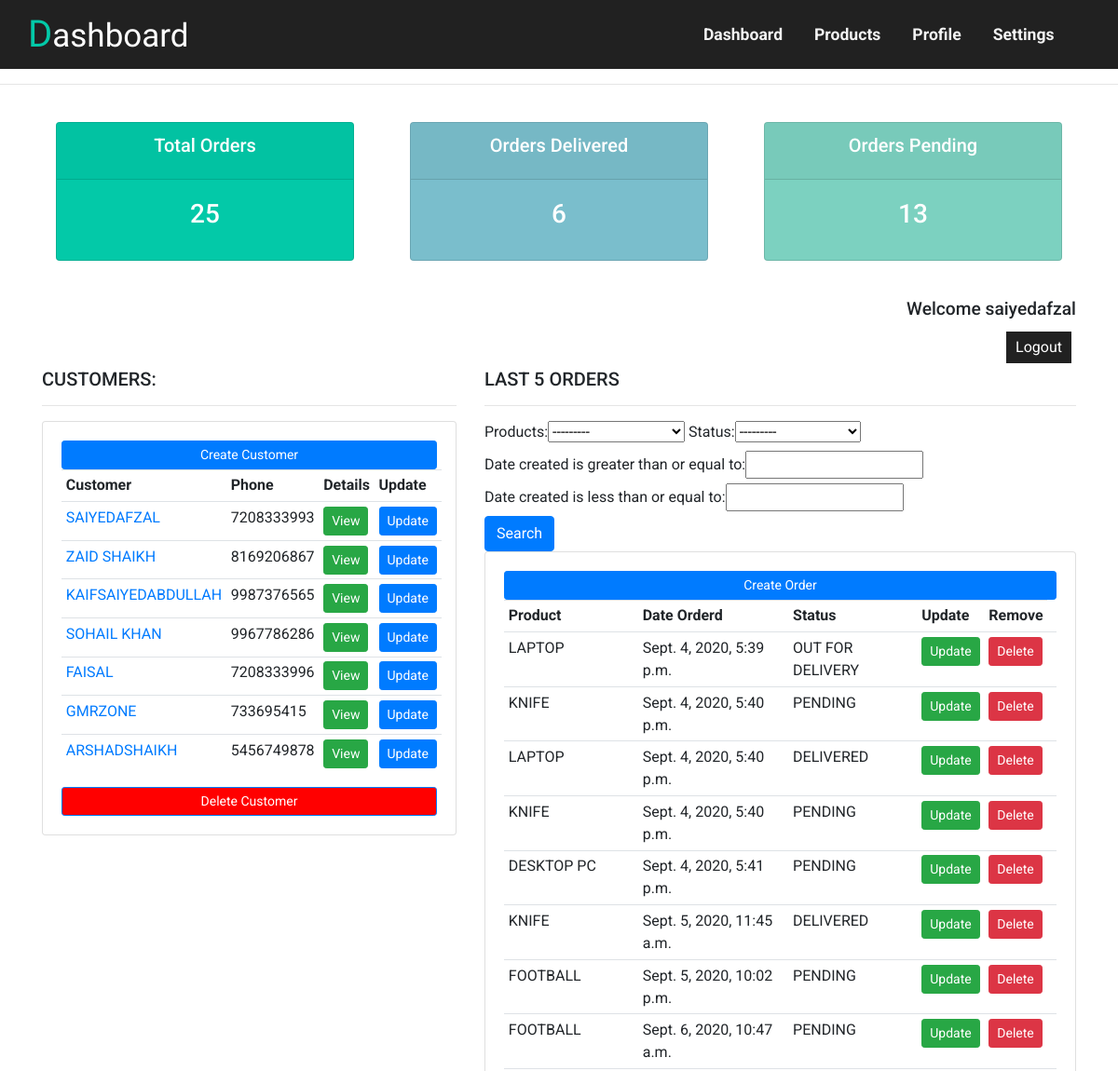
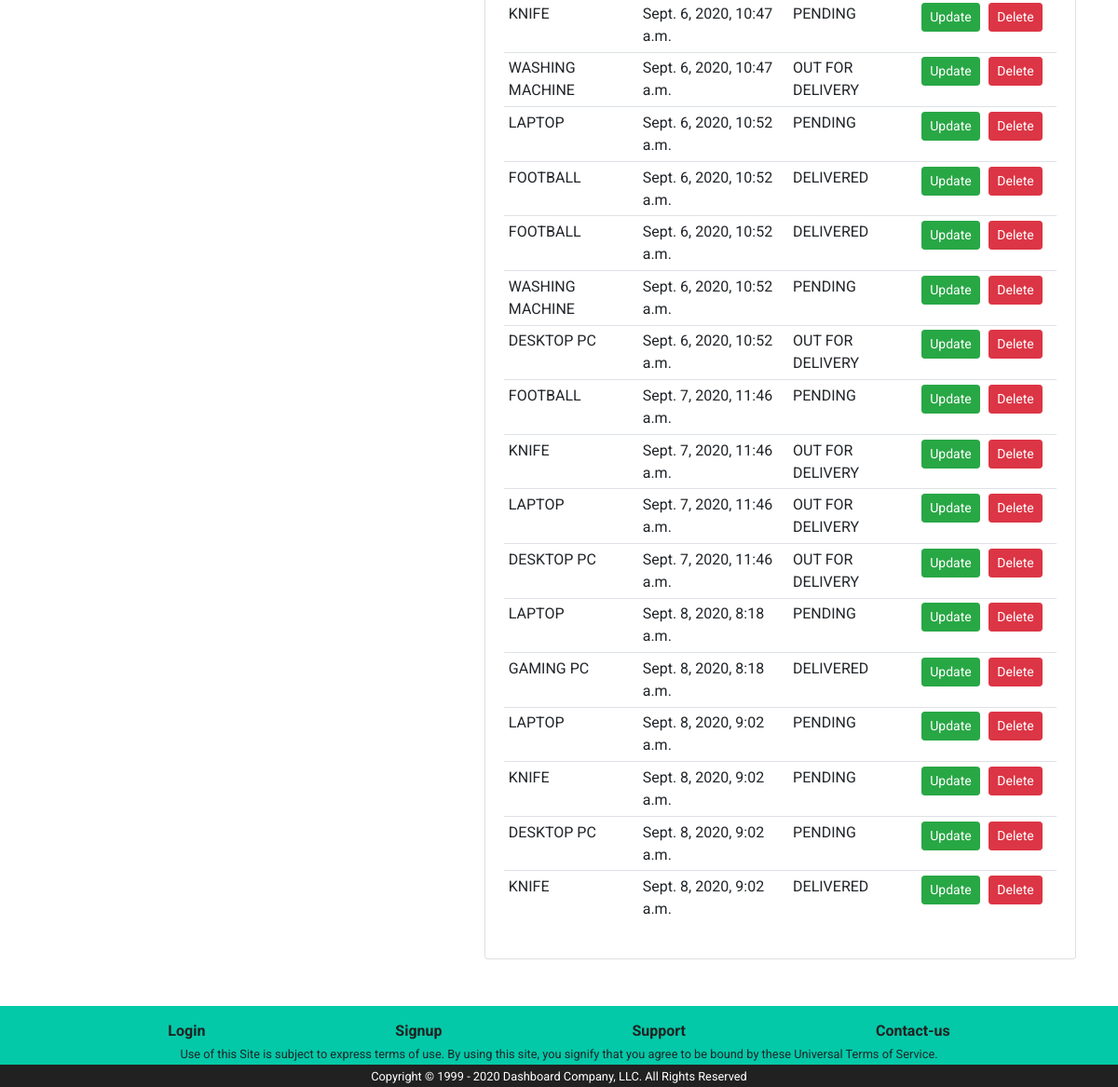
The app's page / (signed in) with its own data (2 pictures, top to bottom).
### accounts/models.py (models this page shows, shortened)
class Customers(models.Model):
    user = models.OneToOneField(User, null=True, on_delete=models.CASCADE)
    name = models.CharField(max_length=200, null=True)
    phone = models.CharField(max_length=200, null=True)
    email = models.CharField(max_length=200, null=True)
    profile_pic = models.ImageField(null=True, blank=True, default='default_profile.png')  # Directly useing image name because static media files is setup up to this location
    date_created  = models.DateTimeField(auto_now_add=True)

class Order(models.Model):
    STATUS_CHOISE = (
                    ('Pending', 'Pending'),
                      ('Out For Delivery', 'Out For Delivery'),
                      ('Delivered', 'Delivered')
                    )
    customer = models.ForeignKey(Customers, null=True, on_delete=models.SET_NULL)
    products = models.ForeignKey(Products, null=True, on_delete=models.SET_NULL)
    date_created = models.DateTimeField(auto_now_add=True, null=True)
    status = models.CharField(max_length=200, choices=STATUS_CHOISE)

class Products(models.Model):
    CATAGORY_CHOISE = (('outdoor', 'outdoor'),('indoor', 'indoor'))
    name = models.CharField(max_length=200, null=True)
    price = models.FloatField()
    category = models.CharField(max_length=200, choices=CATAGORY_CHOISE)
    description = models.CharField(max_length=300, null=True, blank=True)
    date_created = models.DateTimeField(auto_now_add=True, null=True)
    tag = models.ManyToManyField(Tag)
    def __str__(self):
        return self.name

### accounts/decorators.py (the view)
        def wrapper(request, *args, **kwargs):
            user_group = None
            if request.user.groups.exists():                    # Check if request.user has group
                user_group = request.user.groups.all()[0].name        # getting all group and slice Name of Group bcoz user can have multiple groups
            if user_group not in profiles:                 # Check if Group is in Allowed Profiles
                return redirect(redirect_url)
            else:
                return view_funct(request, *args, **kwargs)

### accounts/views.py (called while the page is built)
@unauthenticated_user('login')  # Decorater for restricting unauthenticated user to access certain page created in decorators.py
@allowed_profile(['admin'], redirect_url='user_home')
def get_home(request):
    customers = Customers.objects.all()
    orders = Order.objects.all()
    order_count = orders.count()
    order_delivered = Order.objects.filter(status='Delivered').count()
    order_pending = Order.objects.filter(status='Pending').count()
    filter_form = OrderFilter(request.GET, queryset=orders)
    content = {'order_list': orders, 'order_count': order_count, 'order_delivered': order_delivered,
               'order_pending': order_pending, 'customers_list': customers, 'order_filter_form': filter_form}
    return render(request, 'accounts/home/admin_home.html', content)

### accounts/templates/accounts/home/admin_home.html (shortened to what this page needs)
{% extends 'accounts/main.html' %}
{% load static %}
    {% block cssfile %}
    <link rel="stylesheet" type="text/css" href="{% static '/css/dashboard.css' %}">
    {% endblock %}
{% block content %}
{% include 'accounts/status.html' %}
<br>
<div class="login-mssg">
	<h3>Welcome {{request.user}}</h3>
	<a class="logout-button" href="{% url 'logout' %}">Logout</a>
</div>
<div class="row">
	<div class="col-md-5">
		<h5>CUSTOMERS:</h5>
		<hr>
		<div class="card card-body">
			<a class="btn btn-primary  btn-sm btn-block" href="{% url 'create_customer' %}">Create Customer</a>
			<table class="table table-sm">
				<tr>
					<th>Customer</th>
					<th>Phone</th>
					<th>Details</th>
					<th>Update</th>
				</tr>
				{% for cust in customers_list%}
				<tr>
					<td><a href="{% url 'afzal' cust.id %}">{{cust.name.upper}}</a></td>
					<td>{{cust.phone}}</td>
					<td><a href="{% url 'afzal' cust.id %}" class="btn btn-sm btn-success">View</a></td>
					<td><a href="{% url 'update_customer' cust.id %}" class="btn btn-sm btn-primary">Update</a></td>
				</tr>
				{% endfor%}
			</table>
			<a class="btn btn-primary  btn-sm btn-block" href="{% url 'delete_customer' %}" style="background: red;">Delete Customer</a>
		</div>
	</div>
	<div class="col-md-7">
		<h5>LAST 5 ORDERS</h5>
		<hr>
		<form method="get">
		{{order_filter_form.form}}<br>
		<button class="btn btn-primary" type="submit">Search</button>
	 	 </form>
		<div class="card card-body">
			<a class="btn btn-primary  btn-sm btn-block" href="{% url 'create_order' %}">Create Order</a>
			<table class="table table-sm">
				<tr>
					<th>Product</th>
					<th>Date Orderd</th>
					<th>Status</th>
					<th>Update</th>
					<th>Remove</th>
				</tr>
				{% for order in order_filter_form.qs %}
				<tr>
					<td>{{order.products.name.upper}}</td>
					<td>{{order.date_created}}</td>
					<td>{{order.status.upper}}</td>
					<td><a href="{% url 'update_order' order.id %}" class="btn btn-sm btn-success">Update</a></td>
					<td><a href="{% url 'delete_order' order.id %}" class="btn btn-sm btn-danger">Delete</a></td>
					<td></td>
				</tr>
				{% endfor %}
			</table>
		</div>
	</div>
</div>
{% endblock %}

### statics/css/shared.css (style rules this page uses)
* { box-sizing: border-box; }
body { font-family: 'Roboto', sans-serif; margin: 0; }
.login-mssg { text-align: right; }
.login-mssg h3 { font-size: 1.2rem; }
.logout-button { text-decoration: none; display: inline-block; padding: 5px 10px; background: #212121; color: white; margin: 5px; }

### records on screen
Customers: name "SAIYEDAFZAL", phone "7208333993"
Customers: name "ZAID SHAIKH", phone "8169206867"
Customers: name "KAIFSAIYEDABDULLAH", phone "9987376565"
Customers: name "SOHAIL KHAN", phone "9967786286"
Customers: name "FAISAL", phone "7208333996"
Customers: name "GMRZONE", phone "733695415"
Customers: name "ARSHADSHAIKH", phone "5456749878"
Order: products.name "LAPTOP", date_created "Sept. 4, 2020, 5:39 p.m.", status "OUT FOR DELIVERY"
Order: products.name "KNIFE", date_created "Sept. 4, 2020, 5:40 p.m.", status "PENDING"
Order: products.name "LAPTOP", date_created "Sept. 4, 2020, 5:40 p.m.", status "DELIVERED"
Order: products.name "KNIFE", date_created "Sept. 4, 2020, 5:40 p.m.", status "PENDING"
Order: products.name "DESKTOP PC", date_created "Sept. 4, 2020, 5:41 p.m.", status "PENDING"
Order: products.name "KNIFE", date_created "Sept. 5, 2020, 11:45 a.m.", status "DELIVERED"
Order: products.name "FOOTBALL", date_created "Sept. 5, 2020, 10:02 p.m.", status "PENDING"
Order: products.name "FOOTBALL", date_created "Sept. 6, 2020, 10:47 a.m.", status "PENDING"
Order: products.name "KNIFE", date_created "Sept. 6, 2020, 10:47 a.m.", status "PENDING"
Order: products.name "WASHING MACHINE", date_created "Sept. 6, 2020, 10:47 a.m.", status "OUT FOR DELIVERY"
Order: products.name "LAPTOP", date_created "Sept. 6, 2020, 10:52 a.m.", status "PENDING"
Order: products.name "FOOTBALL", date_created "Sept. 6, 2020, 10:52 a.m.", status "DELIVERED"
Order: products.name "FOOTBALL", date_created "Sept. 6, 2020, 10:52 a.m.", status "DELIVERED"
Order: products.name "WASHING MACHINE", date_created "Sept. 6, 2020, 10:52 a.m.", status "PENDING"
Order: products.name "DESKTOP PC", date_created "Sept. 6, 2020, 10:52 a.m.", status "OUT FOR DELIVERY"
Order: products.name "FOOTBALL", date_created "Sept. 7, 2020, 11:46 a.m.", status "PENDING"
Order: products.name "KNIFE", date_created "Sept. 7, 2020, 11:46 a.m.", status "OUT FOR DELIVERY"
Order: products.name "LAPTOP", date_created "Sept. 7, 2020, 11:46 a.m.", status "OUT FOR DELIVERY"
Order: products.name "DESKTOP PC", date_created "Sept. 7, 2020, 11:46 a.m.", status "OUT FOR DELIVERY"
Order: products.name "LAPTOP", date_created "Sept. 8, 2020, 8:18 a.m.", status "PENDING"
Order: products.name "GAMING PC", date_created "Sept. 8, 2020, 8:18 a.m.", status "DELIVERED"
Order: products.name "LAPTOP", date_created "Sept. 8, 2020, 9:02 a.m.", status "PENDING"
Order: products.name "KNIFE", date_created "Sept. 8, 2020, 9:02 a.m.", status "PENDING"
Order: products.name "DESKTOP PC", date_created "Sept. 8, 2020, 9:02 a.m.", status "PENDING"
Order: products.name "KNIFE", date_created "Sept. 8, 2020, 9:02 a.m.", status "DELIVERED"

### other values on screen
{{ order_count }} "25"
{{ order_delivered }} "6"
{{ order_pending }} "13"
{{ request.user }} "saiyedafzal"
